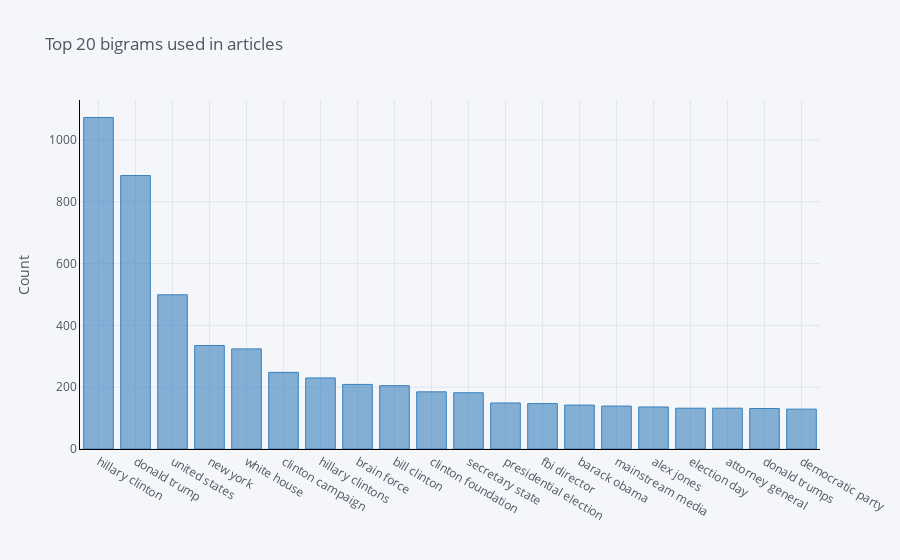

The cell this chart's notebook holds for it:
### Code cell
common_words = get_top_n_bigram(df['text_without_stopwords'], 20)
df3 = pd.DataFrame(common_words, columns = ['words' ,'count'])
df3.groupby('words').sum()['count'].sort_values(ascending=False).iplot(
    kind='bar', yTitle='Count', linecolor='black', title='Top 20 bigrams used in articles', color='blue')

### Figure 1 — Plotly figure (JSON) as saved in the notebook; plotly's stock layout.template omitted (floating-point values rounded to 4 significant figures)
{"data": [{"marker": {"color": "rgba(55, 128, 191, 0.6)", "line": {"color": "rgba(55, 128, 191, 1.0)", "width": 1}}, "name": "count", "orientation": "v", "text": "", "type": "bar", "x": ["hillary clinton", "donald trump", "united states", "new york", "white house", "clinton campaign", "hillary clintons", "brain force", "bill clinton", "clinton foundation", "secretary state", "presidential election", "fbi director", "barack obama", "mainstream media", "alex jones", "election day", "attorney general", "donald trumps", "democratic party"], "y": [1073, 885, 499, 335, 324, 248, 230, 209, 205, 185, 182, 149, 147, 142, 139, 136, 132, 132, 131, 129]}], "layout": {"legend": {"bgcolor": "#F5F6F9", "font": {"color": "#4D5663"}}, "paper_bgcolor": "#F5F6F9", "plot_bgcolor": "#F5F6F9", "title": {"font": {"color": "#4D5663"}, "text": "Top 20 bigrams used in articles"}, "xaxis": {"gridcolor": "#E1E5ED", "linecolor": "black", "showgrid": true, "tickfont": {"color": "#4D5663"}, "title": {"font": {"color": "#4D5663"}, "text": ""}, "zerolinecolor": "#E1E5ED"}, "yaxis": {"gridcolor": "#E1E5ED", "linecolor": "black", "showgrid": true, "tickfont": {"color": "#4D5663"}, "title": {"font": {"color": "#4D5663"}, "text": "Count"}, "zerolinecolor": "#E1E5ED"}}}
